Frame 1 (no input): blank canvas, image omitted
Frame 60 (no input): blank canvas, image omitted
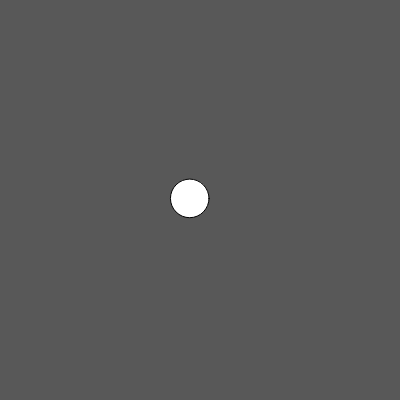
Frame 120 (the mouse pressed at the canvas centre since frame 60)

The p5.js sketch whose frames 1 and 60 were blank and that drew this single picture after the mouse press (run headless with seeded random() and noise() and a simulated clock; from frame 60 on, the mouse is pressed at the canvas centre):

// p5.js sketch
// ── sketch.js
//Primeiro projeto de POO

let bolhas = [];


function setup() {
  createCanvas(400, 400);
}

function draw() {
  background(88);

  //percorrendo a lista de bolhas
  for(let bolha of bolhas){
    bolha.exibir();
    bolha.atualizar();
  }
}


//------------------Função Mouse--------------
function mousePressed(){
  let raio = random(10 ,50);
  let bolha = new Bolha(mouseX, mouseY, raio);
  bolhas.push(bolha);
}



//----------Função clica e arrasta------------
function mouseDragged(){
   let raio = random(10 ,50);
  let bolha = new Bolha(mouseX, mouseY, raio);
  bolhas.push(bolha);
  
}
// ── Bolha.js
class Bolha{
  constructor(x,y,r){
    this. x =x;
    this. y =y;
    this. r =r;
  }
  exibir(){
    circle(this. x,this. y,this. r)
  }
  atualizar(){
    this. x = this. x + random(-5,5);
    this. y = this. y + random(-5,5);
  }
}
